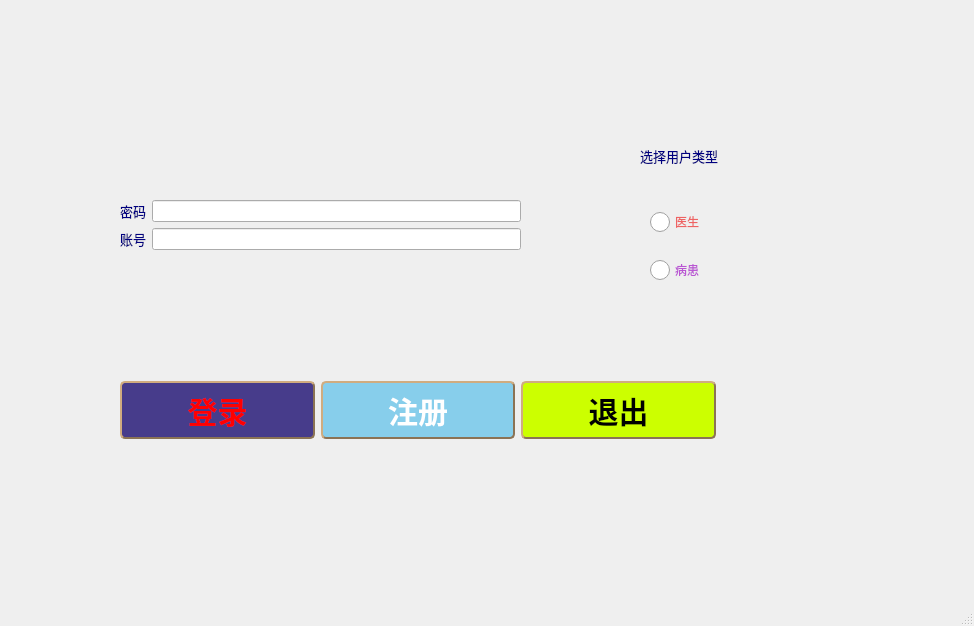
<?xml version="1.0" encoding="UTF-8"?>
<ui version="4.0">
 <class>MainWindow</class>
 <widget class="QMainWindow" name="MainWindow">
  <property name="geometry">
   <rect>
    <x>0</x>
    <y>0</y>
    <width>974</width>
    <height>626</height>
   </rect>
  </property>
  <property name="windowTitle">
   <string>MainWindow</string>
  </property>
  <property name="styleSheet">
   <string notr="true"/>
  </property>
  <widget class="QWidget" name="centralwidget">
   <widget class="QLabel" name="label">
    <property name="geometry">
     <rect>
      <x>640</x>
      <y>130</y>
      <width>231</width>
      <height>51</height>
     </rect>
    </property>
    <property name="styleSheet">
     <string notr="true">* {
	outline: none; /* 去掉有焦点时的虚线 */
}


QLabel {
	border: 0px solid #298DFF; /* 无边框 */
	border-radius: 3px; /* 边框圆角 */
	color: #000080; /* 文本颜色 */
	font-family: &quot;Microsoft YaHei&quot;; /* 文本字体族 */
	font-size: 10pt; /* 文本字体大小 */
}

QLabel:disabled { /* QLabel在禁用时的状态 */
	border: 1px solid #B4B4B4;
	background-color: #CDCDCD;
	color: #B4B4B4;
}

QLabel#PaddingLabel { /* 定义有Padding的QLabel，PaddingLabel为对象名，在QSS中为特定对象定制样式 */
	padding-left: 10px; /* 文本距离左边界有10px */
}

QLabel#ImageLabel { /* 定义有背景图片的QLabel，ImageLabel为对象名，在QSS中为特定对象定制样式 */
	border-image: url(&quot;:/Resource/original&quot;); /* 使用border-image可以自适应QLabel大小 */

}
</string>
    </property>
    <property name="text">
     <string>选择用户类型</string>
    </property>
   </widget>
   <widget class="QWidget" name="formLayoutWidget">
    <property name="geometry">
     <rect>
      <x>120</x>
      <y>200</y>
      <width>401</width>
      <height>100</height>
     </rect>
    </property>
    <layout class="QFormLayout" name="formLayout_3">
     <item row="0" column="0">
      <widget class="QLabel" name="label_2">
       <property name="styleSheet">
        <string notr="true">* {
	outline: none; /* 去掉有焦点时的虚线 */
}


QLabel {
	border: 0px solid #298DFF; /* 无边框 */
	border-radius: 3px; /* 边框圆角 */
	color: #000080; /* 文本颜色 */
	font-family: &quot;Microsoft YaHei&quot;; /* 文本字体族 */
	font-size: 10pt; /* 文本字体大小 */
}

QLabel:disabled { /* QLabel在禁用时的状态 */
	border: 1px solid #B4B4B4;
	background-color: #CDCDCD;
	color: #B4B4B4;
}

QLabel#PaddingLabel { /* 定义有Padding的QLabel，PaddingLabel为对象名，在QSS中为特定对象定制样式 */
	padding-left: 10px; /* 文本距离左边界有10px */
}

QLabel#ImageLabel { /* 定义有背景图片的QLabel，ImageLabel为对象名，在QSS中为特定对象定制样式 */
	border-image: url(&quot;:/Resource/original&quot;); /* 使用border-image可以自适应QLabel大小 */

}
</string>
       </property>
       <property name="text">
        <string>密码</string>
       </property>
      </widget>
     </item>
     <item row="1" column="0">
      <widget class="QLabel" name="word">
       <property name="styleSheet">
        <string notr="true">* {
	outline: none; /* 去掉有焦点时的虚线 */
}


QLabel {
	border: 0px solid #298DFF; /* 无边框 */
	border-radius: 3px; /* 边框圆角 */
	color: #000080; /* 文本颜色 */
	font-family: &quot;Microsoft YaHei&quot;; /* 文本字体族 */
	font-size: 10pt; /* 文本字体大小 */
}

QLabel:disabled { /* QLabel在禁用时的状态 */
	border: 1px solid #B4B4B4;
	background-color: #CDCDCD;
	color: #B4B4B4;
}

QLabel#PaddingLabel { /* 定义有Padding的QLabel，PaddingLabel为对象名，在QSS中为特定对象定制样式 */
	padding-left: 10px; /* 文本距离左边界有10px */
}

QLabel#ImageLabel { /* 定义有背景图片的QLabel，ImageLabel为对象名，在QSS中为特定对象定制样式 */
	border-image: url(&quot;:/Resource/original&quot;); /* 使用border-image可以自适应QLabel大小 */

}
</string>
       </property>
       <property name="text">
        <string>账号</string>
       </property>
      </widget>
     </item>
     <item row="1" column="1">
      <widget class="QLineEdit" name="password"/>
     </item>
     <item row="0" column="1">
      <widget class="QLineEdit" name="username"/>
     </item>
    </layout>
   </widget>
   <widget class="QWidget" name="horizontalLayoutWidget">
    <property name="geometry">
     <rect>
      <x>120</x>
      <y>370</y>
      <width>596</width>
      <height>80</height>
     </rect>
    </property>
    <layout class="QHBoxLayout" name="horizontalLayout">
     <item>
      <widget class="QPushButton" name="Login">
       <property name="styleSheet">
        <string notr="true">QPushButton
{
	background-color: #473C8B; /*背景色*/ 
	border-style: outset;
	border-width: 2px;
	border-radius:5px; /*边界圆滑*/
	border-color: #8B7355;
	font: bold 30px;
	min-width:4em;
	color:red; /*字体颜色*/
	font-family:华文新魏;
	padding: 5px;
}
 
QPushButton:hover
{
	background-color: rgb(0, 150, 0);
}
 
QPushButton:pressed
{
	background-color: #1E90FF; /*伪状态经过时背景色*/ 
	border-style: inset;
}
QPushButton:!enabled{
	background-color: rgb(255,106,106);
	border-style: inset;
}</string>
       </property>
       <property name="text">
        <string>登录</string>
       </property>
      </widget>
     </item>
     <item>
      <widget class="QPushButton" name="enroll">
       <property name="styleSheet">
        <string notr="true">QPushButton
{
	background-color: #87ceeb; /*背景色*/ 
	border-style: outset;
	border-width: 2px;
	border-radius:5px; /*边界圆滑*/
	border-color: #8B7355;
	font: bold 30px;
	min-width:4em;
	color:white; /*字体颜色*/
	font-family:华文新魏;
	padding: 5px;
}
 
QPushButton:hover
{
	background-color: rgb(0, 150, 0);
}
 
QPushButton:pressed
{
	background-color: #ffffff; /*伪状态经过时背景色*/ 
	border-style: inset;
}
QPushButton:!enabled{
	background-color: rgb(0,255,127);
	border-style: inset;
}</string>
       </property>
       <property name="text">
        <string>注册</string>
       </property>
      </widget>
     </item>
     <item>
      <widget class="QPushButton" name="Logout">
       <property name="styleSheet">
        <string notr="true">QPushButton
{
	background-color: #ccff00; /*背景色*/ 
	border-style: outset;
	border-width: 2px;
	border-radius:5px; /*边界圆滑*/
	border-color: #8B7355;
	font: bold 30px;
	min-width:4em;
	color:black; /*字体颜色*/
	font-family:华文新魏;
	padding: 5px;
}
 
QPushButton:hover
{
	background-color: rgb(0, 150, 0);
}
 
QPushButton:pressed
{
	background-color: #1E90FF; /*伪状态经过时背景色*/ 
	border-style: inset;
}
QPushButton:!enabled{
	background-color: rgb(100, 100, 100);
	border-style: inset;
}</string>
       </property>
       <property name="text">
        <string>退出</string>
       </property>
      </widget>
     </item>
    </layout>
   </widget>
   <widget class="QWidget" name="verticalLayoutWidget">
    <property name="geometry">
     <rect>
      <x>650</x>
      <y>190</y>
      <width>131</width>
      <height>112</height>
     </rect>
    </property>
    <layout class="QVBoxLayout" name="verticalLayout">
     <item>
      <widget class="QRadioButton" name="Doctor">
       <property name="styleSheet">
        <string notr="true">QRadioButton{
        spacing: 5px;
}
QRadioButton:enabled{
	color: rgb(238,99,99);
}
QRadioButton:enabled:hover{
        color: rgb(200, 200, 200);
}
QRadioButton:!enabled{
        color: rgb(155, 155, 155);
}
QRadioButton::indicator {
        width: 20px;
        height: 20px;
}</string>
       </property>
       <property name="text">
        <string>医生</string>
       </property>
      </widget>
     </item>
     <item>
      <widget class="QRadioButton" name="patient">
       <property name="styleSheet">
        <string notr="true">QRadioButton{
        spacing: 5px;
}
QRadioButton:enabled{
	color: rgb(186,85,211);
}
QRadioButton:enabled:hover{
        color: rgb(200, 200, 200);
}
QRadioButton:!enabled{
        color: rgb(155, 155, 155);
}
QRadioButton::indicator {
        width: 20px;
        height: 20px;
}</string>
       </property>
       <property name="text">
        <string>病患</string>
       </property>
      </widget>
     </item>
    </layout>
   </widget>
  </widget>
  <widget class="QMenuBar" name="menubar">
   <property name="geometry">
    <rect>
     <x>0</x>
     <y>0</y>
     <width>974</width>
     <height>48</height>
    </rect>
   </property>
  </widget>
  <widget class="QStatusBar" name="statusbar"/>
 </widget>
 <resources/>
 <connections>
  <connection>
   <sender>Logout</sender>
   <signal>clicked()</signal>
   <receiver>MainWindow</receiver>
   <slot>close()</slot>
   <hints>
    <hint type="sourcelabel">
     <x>544</x>
     <y>310</y>
    </hint>
    <hint type="destinationlabel">
     <x>301</x>
     <y>173</y>
    </hint>
   </hints>
  </connection>
 </connections>
</ui>
